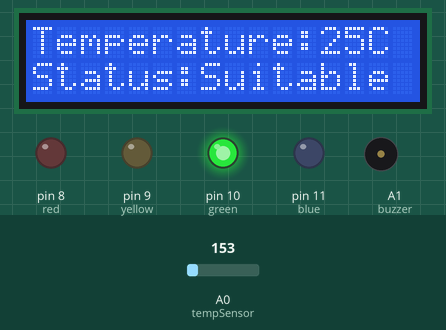
The sketch below on a simulated Arduino Uno, built with avr-gcc and run on an emulated ATmega328P. On the bench: 16×2 character LCD, output pins drawn as LEDs (lit = HIGH), buzzer (waves = sounding). Inputs (shaded band) come from the test bench; at power-on: A0 (tempSensor) = 153.

Above: at 1.2 s.
1.3 s: A0 (tempSensor) set to 173
At 2.3 s:
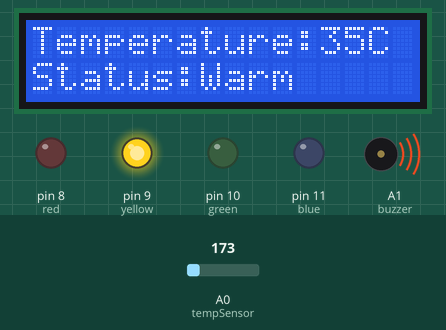
2.8 s: A0 (tempSensor) set to 191
At 3.4 s:
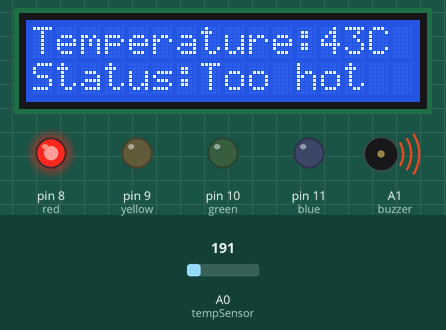
4.3 s: A0 (tempSensor) set to 114
At 4.6 s:
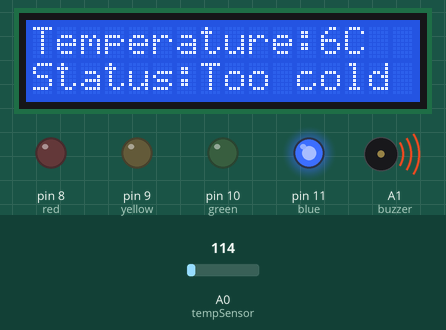
Timing chart, 0 to 7.3 s (numbered marks = the images above; inputs shaded):
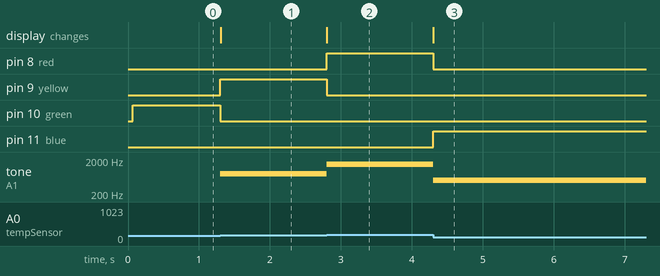

Measured:
- the behaviour switches between 164 and 165 on A0 (tempSensor) (found by bisection; images 0 and 1)
- after the input at 1.3 s, pin 9 (yellow): LOW → HIGH at once; pin 10 (green): HIGH → LOW at once; tone on A1 (buzzer): silent → 800 Hz at once; the display: changes at once (image 1)
- after the input at 2.8 s, pin 8 (red): LOW → HIGH at once; pin 9 (yellow): HIGH → LOW at once; tone on A1 (buzzer): 800 Hz → 1500 Hz at once; the display: changes at once (image 2)
- after the input at 4.3 s, pin 8 (red): HIGH → LOW at once; pin 11 (blue): LOW → HIGH at once; tone on A1 (buzzer): 1500 Hz → 500 Hz at once; the display: changes at once (image 3)

The sketch:

Lab_measure_system.ino
```cpp
#include <LiquidCrystal.h>

LiquidCrystal lcd(13,12,5,4,3,2);

int blue=11;
int green=10;
int yellow=9;
int red=8;
int tempSensor=A0;
int buzzer=A1;


float tempValue;
float voltage;
int currentTemp;
int previousTemp=0;


void setup(){
  pinMode(red,OUTPUT);
  pinMode(blue,OUTPUT);
  pinMode(green,OUTPUT);
  pinMode(yellow,OUTPUT);

  lcd.begin(16,2);
  lcd.setCursor(0,0);
  lcd.print("Temperature:");
  lcd.setCursor(0,1);
  lcd.print("Status:");
}

void loop(){
  tempValue=analogRead(tempSensor);
  voltage= tempValue *(5.0/1023.0);
  currentTemp=round((voltage-0.5)*100.0);

  if(currentTemp!=previousTemp){
    lcd.setCursor(12,0);
    lcd.print("    ");
    lcd.setCursor(12,0);
    lcd.print(currentTemp);
    lcd.print("C");
    lcd.setCursor(7,1);
    lcd.print("          ");
    lcd.setCursor(7,1);
    if(currentTemp<15){
      lcd.print("Too cold");
      digitalWrite(blue,HIGH);
      digitalWrite(red,LOW);
      digitalWrite(yellow,LOW);
      digitalWrite(green,LOW);
      tone(buzzer,500);
    }
    else if(currentTemp<=30){
      lcd.print("Suitable");
      digitalWrite(blue,LOW);
      digitalWrite(green,HIGH);
      digitalWrite(red,LOW);
      digitalWrite(yellow,LOW);
      noTone(buzzer);

    }
    else if(currentTemp<=40){
      lcd.print("Warm");
      digitalWrite(yellow,HIGH);
      digitalWrite(green,LOW);
      digitalWrite(red,LOW);
      digitalWrite(blue,LOW);
      tone(buzzer,800);
    }
    else{
      lcd.print("Too hot");
      digitalWrite(red,HIGH);
      digitalWrite(blue,LOW);
      digitalWrite(green,LOW);
      digitalWrite(yellow,LOW);
      tone(buzzer,1500);
    }
  }
  else{}
  previousTemp=currentTemp;


}
```
